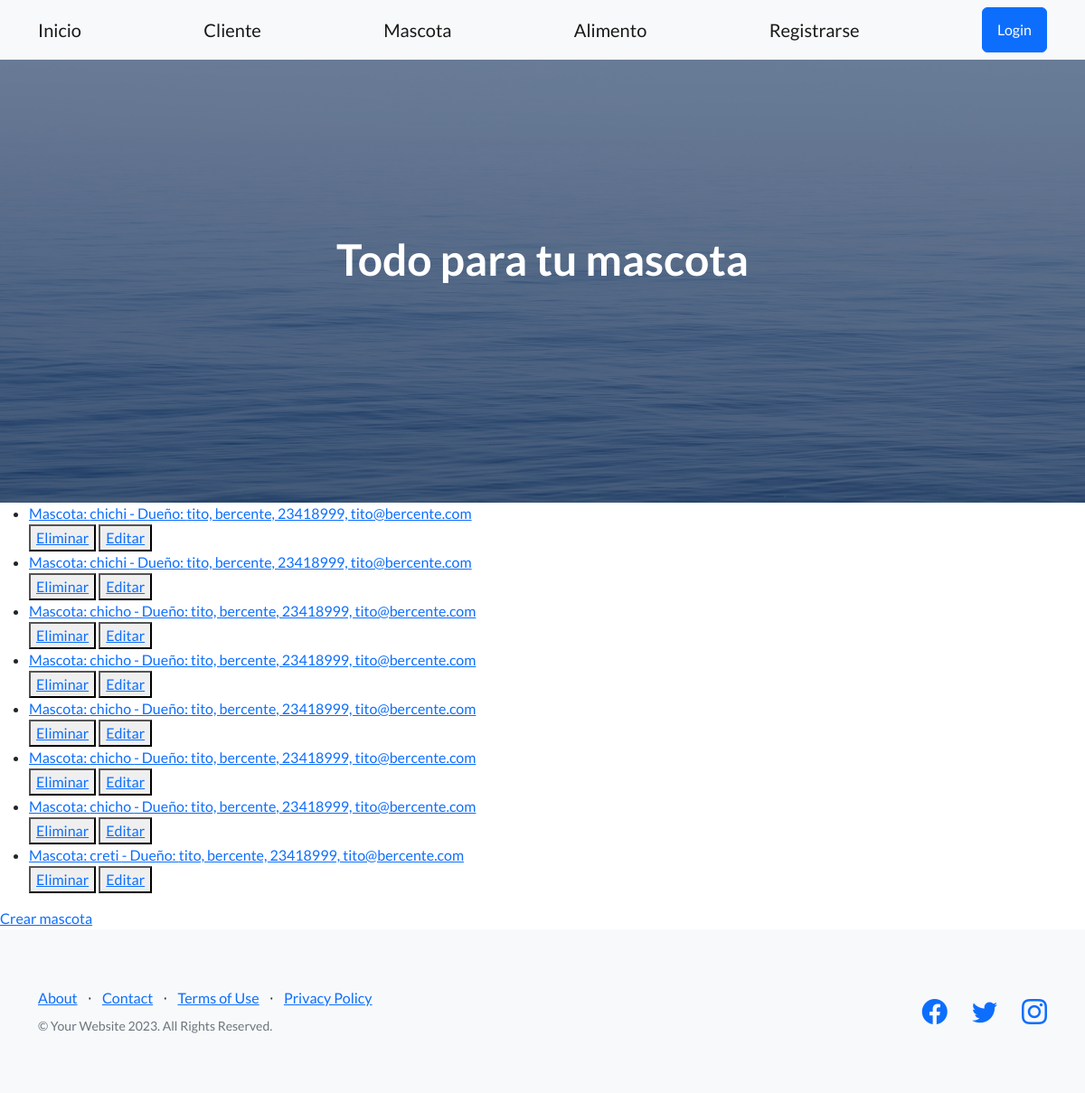
Page /app-pet/lista-mascota/ on the earlier database version.
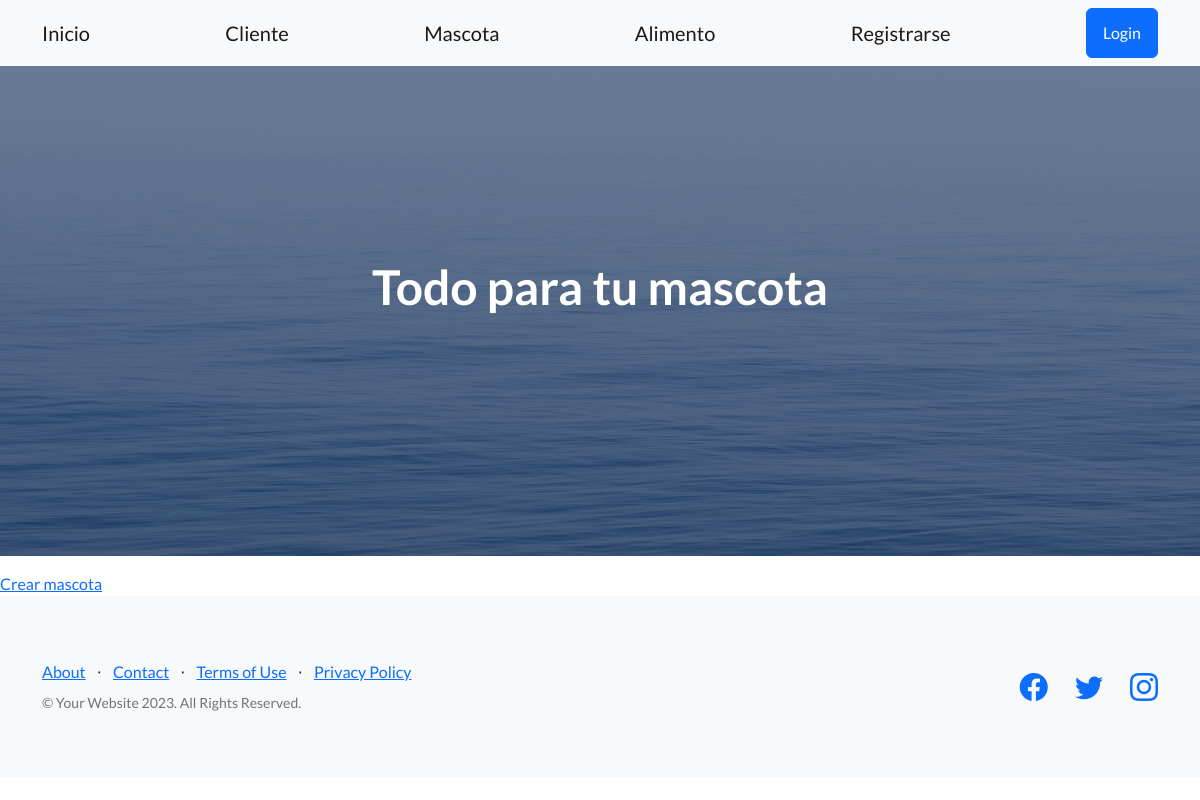
Same page on the later database version.
### App_Pet/models.py (models this page shows, shortened)
class Mascota(models.Model):
    nombre = models.CharField(max_length=50)
    nombre_cliente = models.ForeignKey(Cliente, on_delete=models.CASCADE)
    raza = models.CharField(max_length=30)
    peso = models.FloatField()
    edad = models.IntegerField()
    class Meta():
        ordering = ('nombre', 'raza')

class Cliente(models.Model):
    nombre = models.CharField(max_length=30)
    apellido = models.CharField(max_length=30)
    movil = models.IntegerField()
    email = models.EmailField(null=True)
    def __str__(self):
        return  f'{self.nombre}, {self.apellido}, {self.movil}, {self.email}'
    class Meta():
        ordering = ('nombre', 'movil')

### App_Pet/views.py (the view)
# urls.py: path('lista-mascota/', MascotaList.as_view(), name="ListaMascota"),
class MascotaList(ListView):
    model = Mascota
    template_name = "mascota_list.html"
    context_object_name = "mascotas"

### App_Pet/templates/mascota_list.html
{% extends 'base.html' %}
{% block contenidoQueCambia %}
    <ul>
        {% for mascota in mascotas %}
            <li>
                <a href="{% url 'DetalleMascota' mascota.id %}"> Mascota: {{mascota.nombre}} - Dueño: {{mascota.nombre_cliente}}</a>
            </li>
            <div>
                <button>
                    <a href="{% url 'EliminaMascota' mascota.id %}">Eliminar</a>
                </button>
                <button>
                    <a href="{% url 'ActualizarMascota' mascota.id %}">Editar</a>
                </button>
            </div>
        {% endfor %}
    </ul>
    <a href="{% url 'CreaMascota' %}">Crear mascota</a>
{% endblock contenidoQueCambia %}

### App_Pet/templates/base.html (shortened to what this page needs)
<!DOCTYPE html>
<html lang="en">
    <head>
        {% load static %}
        <link href="https://cdn.jsdelivr.net/npm/bootstrap-icons@1.5.0/font/bootstrap-icons.css" rel="stylesheet" type="text/css" />
        <link href="{% static 'css/styles.css' %}" rel="stylesheet" />
    </head>
    <body>
        <nav class="navbar navbar-light bg-light static-top">
            <div class="container">
                <a class="navbar-brand" href="{% url 'Inicio' %}">Inicio</a>
                <a class="navbar-brand" href="{% url 'Cliente' %}">Cliente</a>
                <a class="navbar-brand" href="{% url 'Mascota' %}">Mascota</a>
                <a class="navbar-brand" href="{% url 'Alimento' %}">Alimento</a>
                <a class="navbar-brand" href="{% url 'Registrar' %}">Registrarse</a>
                {% if user.is_authenticated %}
                {% if url %}
                    <img src="{{url}}" height="30px" alt="avatar">
                {% endif %}
                    <p>Bienvenido !!</p>
                    <a class="btn btn-primary" href="{% url 'Logout' %}">Logout</a>
                    <a class="btn btn-primary" href="{% url 'EditarPerfil' %}">Editar Perfil</a>{% csrf_token %}
                {% else %}
                    <a class="btn btn-primary" href="{% url 'Login' %}">Login</a>
                {% endif %}
            </div>
        </nav>
        <header class="masthead">
            <div class="container position-relative">
                <div class="row justify-content-center">
                    <div class="col-xl-6">
                        <div class="text-center text-white">
                            <h1 class="mb-5">Todo para tu mascota</h1>
                        </div>
                    </div>
                </div>
            </div>
        </header>
        {% block contenidoQueCambia %}
        {% endblock contenidoQueCambia %}
        <footer class="footer bg-light">
            <div class="container">
                <div class="row">
                    <div class="col-lg-6 h-100 text-center text-lg-start my-auto">
                        <ul class="list-inline mb-2">
                            <li class="list-inline-item"><a href="#!">About</a></li>
                            <li class="list-inline-item">⋅</li>
                            <li class="list-inline-item"><a href="#!">Contact</a></li>
                            <li class="list-inline-item">⋅</li>
                            <li class="list-inline-item"><a href="#!">Terms of Use</a></li>
                            <li class="list-inline-item">⋅</li>
                            <li class="list-inline-item"><a href="#!">Privacy Policy</a></li>
                        </ul>
                        <p class="text-muted small mb-4 mb-lg-0">&copy; Your Website 2023. All Rights Reserved.</p>
                    </div>
                    <div class="col-lg-6 h-100 text-center text-lg-end my-auto">
                        <ul class="list-inline mb-0">
                            <li class="list-inline-item me-4">
                                <a href="#!"><i class="bi-facebook fs-3"></i></a>
                            </li>
                            <li class="list-inline-item me-4">
                                <a href="#!"><i class="bi-twitter fs-3"></i></a>
                            </li>
                            <li class="list-inline-item">
                                <a href="#!"><i class="bi-instagram fs-3"></i></a>
                            </li>
                        </ul>
                    </div>
                </div>
            </div>
        </footer>
    </body>
</html>

Differences in the rows shown:
removed Mascota: nombre "chichi", nombre_cliente "tito, bercente, 23418999, tito@bercente.com"
removed Mascota: nombre "chichi", nombre_cliente "tito, bercente, 23418999, tito@bercente.com"
removed Mascota: nombre "chicho", nombre_cliente "tito, bercente, 23418999, tito@bercente.com"
removed Mascota: nombre "chicho", nombre_cliente "tito, bercente, 23418999, tito@bercente.com"
removed Mascota: nombre "chicho", nombre_cliente "tito, bercente, 23418999, tito@bercente.com"
removed Mascota: nombre "chicho", nombre_cliente "tito, bercente, 23418999, tito@bercente.com"
removed Mascota: nombre "chicho", nombre_cliente "tito, bercente, 23418999, tito@bercente.com"
removed Mascota: nombre "creti", nombre_cliente "tito, bercente, 23418999, tito@bercente.com"
